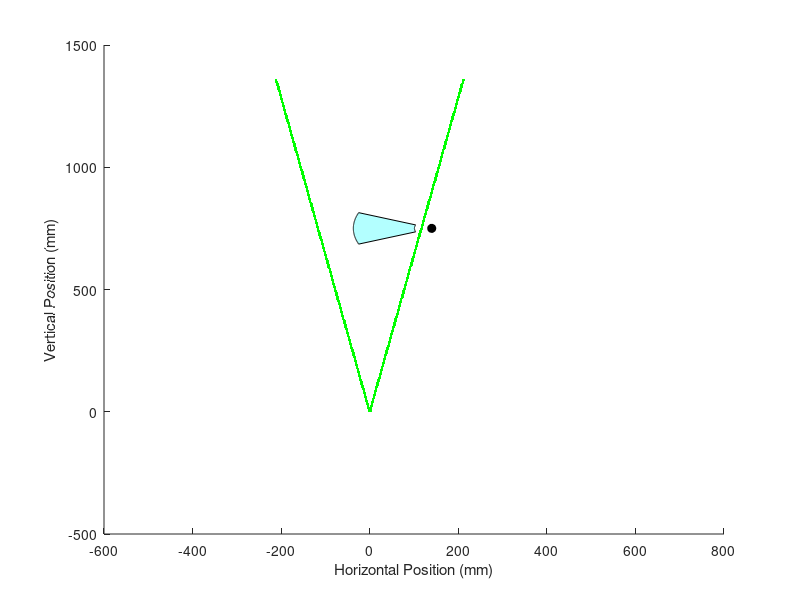

This figure's MATLAB source: (Note: this script raises an error after producing the figure.)
clear
close all

% Initial plot of single radial gaussian distribution
% I0 = 1; % normalized units
% bw = 4; % mm
% r = linspace(-2*bw,2*bw,200);
% I = I0 * exp((-2*r.^2) / bw^2);
% 
% figure
% plot(r, I, LineWidth=2)
% xlabel("Radial distance")
% ylabel("Intensity")
% set(gca, FontSize=14)

% Plot heatmap for energy intensity in FOV
clear

I0 = 1; % normalized units
bw = 3.427; % mm, reported as 1/4 inch (6.35 mm) but effective diameter 86.5% listed in test at 3.4 mm
L = 400; % mm, vertical length of FOV
W = 400; % mm, horizontal width of FOV
wt_dim = 1200; % mm, wind tunnel is 1.2 x 1.2 m
% vert_off = (14 + 7)*10; % mm, vertical offset of laser mirrors above wind tunnel

vert_off = (14 + 1)*10; % mm, vertical offset of lens above wind tunnel
d = ((wt_dim - L) / 2) + vert_off; % mm, vertical distance from focal point of cylindrical
                    % lens to top of FOV
h_off = W*0.35; % mm, horizontal offset of wind tunnel
% z = linspace(d,d+L,200);
hor_num = 1000;
vert_num = 1000;

% ----------------------------------------------------------------------
% -------------------Annular section swept by wing----------------------
% ----------------------------------------------------------------------

w_r = 39; % mm
w_L = 177; % mm
phi = 21.3; % deg

p_y = d + L/2;
p_x = h_off;
% Parameters
pivot = [p_x, p_y];            % pivot point (not on the line)
line_p1 = [p_x + w_r, p_y];          % line endpoint 1
line_p2 = [p_x + w_L, p_y];          % line endpoint 2

% Radii of the two endpoints
r1 = norm(line_p1 - pivot);
r2 = norm(line_p2 - pivot);

% Sample angles
theta = linspace(-phi, phi, 200);

% Arc coordinates
x_outer = pivot(1) - r1*cosd(theta);
y_outer = pivot(2) - r1*sind(theta);

x_inner = pivot(1) - r2*cosd(theta);
y_inner = pivot(2) - r2*sind(theta);

% Build annular sector polygon
x_ring = [x_inner, fliplr(x_outer)];
y_ring = [y_inner, fliplr(y_outer)];

% ----------------------------------------------------------------------

t = 2; % thickness of laser beam edge on plot (not physical)
% fl = 3.91; % mm, a concave lens so this number is actually negative
% bfl_vals = 100; % mm
% bfl_vals = [5.2, 5.3, 7.1, 7.7, 9.0, 11.0, 14.0, 15.0 16.3, 20.3, 21.3, 23.5, 26.2, 26.7];
bfl_vals = 11; % mm
% back focal length (mechanical) different from effective focal length
% (optical), "A mechanical measurement given as the distance between the
% last surface of an optical lens to its image plane."
P = 10; % W, roughly

if (~isscalar(bfl_vals))
    med_int_vals = zeros(size(bfl_vals));
end

for j = 1:length(bfl_vals)
bfl = bfl_vals(j);

z = linspace(0,wt_dim + vert_off + bfl,vert_num);
theta = atan(bw / (2 * bfl));
int_grid = zeros(hor_num,length(z));
laser_grid = zeros(hor_num,length(z));
for i = 1:length(z)
    cur_w = 2 * z(i) * tan(theta);
    % r = linspace(-W/2,W/2,200);
    % radial/width array for laser beam intensity calculation
    w_r = linspace(-wt_dim/2  + h_off, wt_dim/2 + h_off,hor_num);
    % I0 = (2 * P) / (pi * (cur_w / 10)^2); % only true for cone
    A = pi * (bw / 10) * ((cur_w / 2) / 10);
    I0 = P / A;
    I = I0 * exp((-2*w_r.^2) / cur_w^2);

    % Store as a column
    int_grid(i,:) = I(:);

    if (z(i) < bfl) % preserve laser as beam before lens
        [M, ind_left] = min(abs(w_r + bw/2));
        [M, ind_right] = min(abs(w_r - bw/2));
    else % find location where beam width ends
        [M, ind_left] = min(abs(w_r + cur_w/2));
        [M, ind_right] = min(abs(w_r - cur_w/2));
    end

    try % give laser some apparent thickness on the plot so it can be seen more clearly
    laser_grid(i, ind_left-t:ind_left+t) = 1;
    laser_grid(i, ind_right-t:ind_right+t) = 1;
    catch % when thickness hits border of plot, plot original unthickened line
    laser_grid(i, ind_left) = 1;
    laser_grid(i, ind_right) = 1;
    end

    % if (mod(i,50) == 0)
    %     figure
    %     plot(r, I, LineWidth=2)
    %     xlabel("Radial distance")
    %     ylabel("Intensity")
    %     set(gca, FontSize=14)
    % end
end
if (~isscalar(bfl_vals))
median_intensity = median(int_grid(z > d+bfl & z < (d+bfl+L),w_r > -W/2 & w_r < W/2),"all");
med_int_vals(j) = round(median_intensity,3);
end
end

if (isscalar(bfl_vals))
bfl = bfl_vals;

% [left bottom width height]
FOV_pos = [-W/2 d + bfl W L];
wind_tunnel_pos = [-wt_dim/2 + h_off bfl + vert_off wt_dim wt_dim];

% ----------------------------------------------------------------------
% ----------Laser Beam Border in Wind Tunnel Section Plot---------------
% ----------------------------------------------------------------------

figure
hold on
imagesc(w_r, z, laser_grid)
n = 256;  % number of steps
cmap = [linspace(1,0,n)', linspace(1,1,n)', linspace(1,0,n)'];  
colormap(cmap);

% Plot annular region swept by wing
fill(x_ring, y_ring, 'c', 'FaceAlpha', 0.3, 'EdgeColor', 'k');
plot(pivot(1), pivot(2), 'ko', 'MarkerFaceColor', 'k'); % pivot

xlabel('Horizontal Position (mm)')
ylabel('Vertical Position (mm)')
set(gca, FontSize=14)
set(gca,'YDir','reverse')
axis equal
xlim([-wt_dim/2 + h_off wt_dim/2 + h_off])
ylim([0 wt_dim + vert_off])
% xlim([-4 4])
% ylim([0 8])
% xlim([-4 4])
% ylim([-8 8])
title('Border of Laser Beam')

% FOV rectangle
rectangle('Position', FOV_pos, 'EdgeColor', 'k', 'LineWidth', 2)

% Wind tunnel rectangle
rectangle('Position', wind_tunnel_pos, 'EdgeColor', 'k', 'LineWidth', 1)

% ----------------------------------------------------------------------
% ------------Field of View in Wind Tunnel Section Plot-----------------
% ----------------------------------------------------------------------

figure
hold on
imagesc(w_r, z, int_grid)
cb = colorbar;
clim([0 0.5])
datacursormode on

% Plot annular region swept by wing
fill(x_ring, y_ring, 'c', 'FaceAlpha', 0.3, 'EdgeColor', 'k');
plot(pivot(1), pivot(2), 'ko', 'MarkerFaceColor', 'k'); % pivot

% FOV rectangle
rectangle('Position', FOV_pos, 'EdgeColor', 'k', 'LineWidth', 2)

% Wind tunnel rectangle
rectangle('Position', wind_tunnel_pos, 'EdgeColor', 'k', 'LineWidth', 1)

ylabel(cb,'W / cm^2','FontSize',16,'Rotation',270)
xlabel('Horizontal Position (mm)')
ylabel('Vertical Position (mm)')
set(gca, FontSize=14)
set(gca,'YDir','reverse')
axis equal
xlim([-wt_dim/2 + h_off wt_dim/2 + h_off])
ylim([0 wt_dim + vert_off])
title('Light Intensity in Wind Tunnel')

% ----------------------------------------------------------------------
% --------------------------Field of View Plot--------------------------
% ----------------------------------------------------------------------

figure
hold on
imagesc(w_r(w_r > -W/2 & w_r < W/2), z(z > d+bfl & z < (d+bfl+L)), int_grid(z > d+bfl & z < (d+bfl+L),w_r > -W/2 & w_r < W/2))
cb = colorbar;
clim([0 0.5])
datacursormode on

% FOV rectangle
rectangle('Position', FOV_pos, 'EdgeColor', 'k', 'LineWidth', 2)

ylabel(cb,'W / cm^2','FontSize',16,'Rotation',270)
xlabel('Horizontal Position (mm)')
ylabel('Vertical Position (mm)')
set(gca, FontSize=14)
set(gca,'YDir','reverse')
axis equal
xlim([-W/2 W/2])
ylim([d+bfl d+bfl+L])
title('Light Intensity in Field of View')

disp("Back focal length: " + bfl + " mm")

mean_intensity = mean(int_grid(z > d+bfl & z < (d+bfl+L),w_r > -W/2 & w_r < W/2),"all");
disp("The average intensity in the FOV is: " + round(mean_intensity,3) + " W/cm^2")

median_intensity = median(int_grid(z > d+bfl & z < (d+bfl+L),w_r > -W/2 & w_r < W/2),"all");
disp("The median intensity in the FOV is: " + round(median_intensity,3) + " W/cm^2")

min_intensity = min(int_grid(z > d+bfl & z < (d+bfl+L),w_r > -W/2 & w_r < W/2),[],"all");
disp("The minimum intensity in the FOV is: " + round(min_intensity,3) + " W/cm^2")

else
    [M, I] = max(med_int_vals);
    disp("Highest median intensity is " + M + " W/cm^2, for BFL = " + bfl_vals(I))
end
